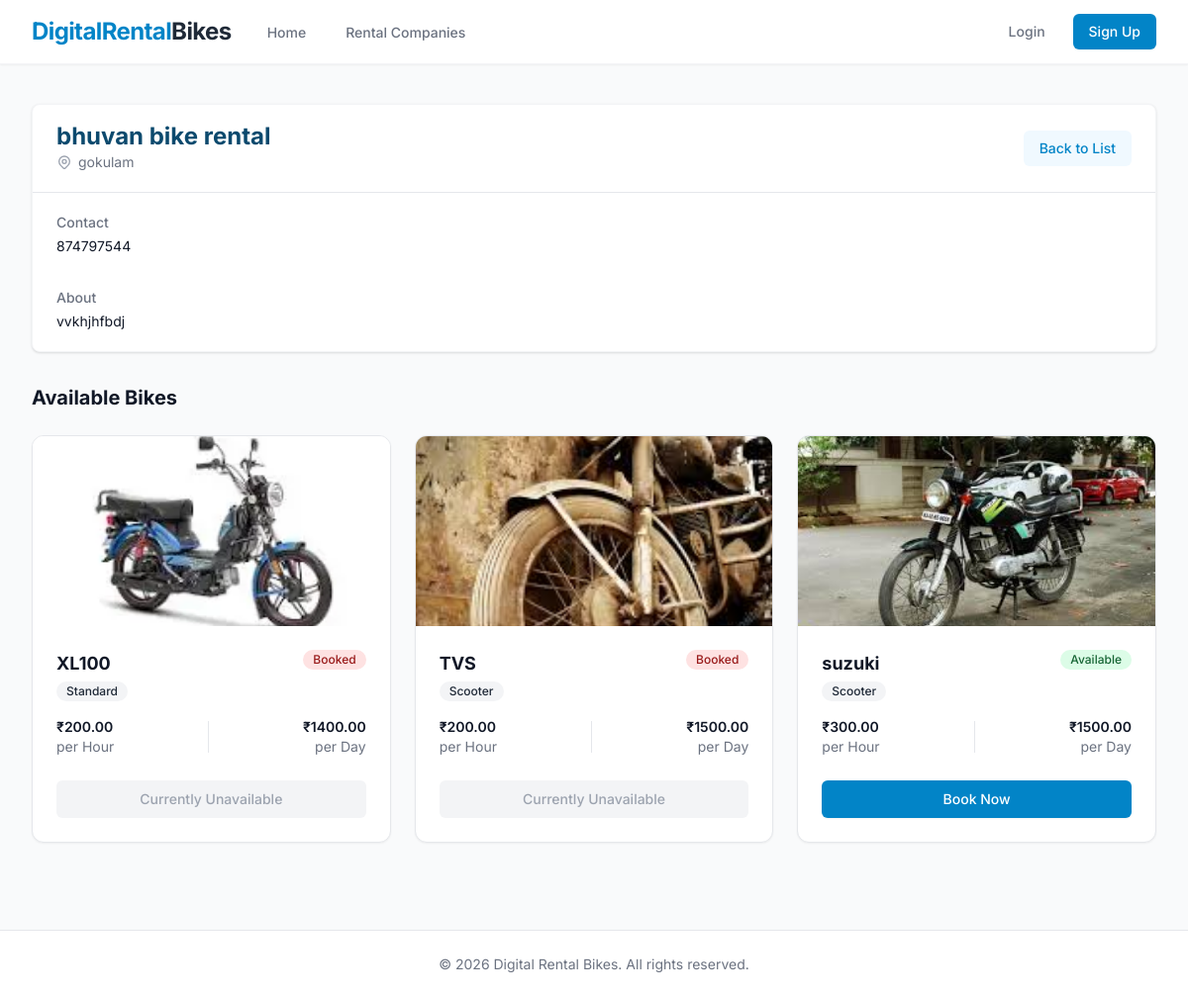
Page /companies/2/ on the committed database.
### core/models.py (models this page shows, shortened)
class Company(models.Model):
    user = models.OneToOneField(User, on_delete=models.CASCADE, related_name='vendor_company', null=True, blank=True)
    name = models.CharField(max_length=255)
    location = models.CharField(max_length=255)
    contact = models.CharField(max_length=50)
    description = models.TextField(blank=True, null=True)
    upi_qr_image = models.ImageField(upload_to='upi_qr/', blank=True, null=True)
    created_at = models.DateTimeField(auto_now_add=True)

class Bike(models.Model):
    class BikeType(models.TextChoices):
        SCOOTER = 'Scooter', 'Scooter'
        SPORTS = 'Sports', 'Sports'
        ELECTRIC = 'Electric', 'Electric'
        CRUISER = 'Cruiser', 'Cruiser'
        DIRT = 'Dirt Bike', 'Dirt Bike'
        STANDARD = 'Standard', 'Standard'
    company = models.ForeignKey(Company, on_delete=models.CASCADE, related_name='bikes')
    bike_name = models.CharField(max_length=255)
    bike_type = models.CharField(max_length=50, choices=BikeType.choices)
    price_per_hour = models.DecimalField(max_digits=10, decimal_places=2)
    price_per_day = models.DecimalField(max_digits=10, decimal_places=2)
    is_available = models.BooleanField(default=True)
    image = models.ImageField(upload_to='bikes/', blank=True, null=True)
    latitude = models.DecimalField(max_digits=9, decimal_places=6, null=True, blank=True)
    longitude = models.DecimalField(max_digits=9, decimal_places=6, null=True, blank=True)
    created_at = models.DateTimeField(auto_now_add=True)

### core/views.py (the view)
# urls.py: path('companies/<int:company_id>/', views.company_detail, name='company_detail'),
def company_detail(request, company_id):
    company = get_object_or_404(Company, id=company_id)
    bikes = company.bikes.all() # using related_name
    return render(request, 'core/company_detail.html', {'company': company, 'bikes': bikes})

### core/templates/core/company_detail.html (shortened to what this page needs)
{% extends 'base.html' %}
{% block content %}
<div class="max-w-7xl mx-auto px-4 sm:px-6 lg:px-8 py-10">
    <div class="bg-white shadow overflow-hidden sm:rounded-lg mb-8 border border-gray-100">
        <div class="px-4 py-5 sm:px-6 flex justify-between items-center">
            <div>
                <h3 class="text-2xl leading-6 font-bold text-brand-900">{{ company.name }}</h3>
                <p class="mt-1 max-w-2xl text-sm text-gray-500 flex items-center">
                    {{ company.location }}
                </p>
            </div>
            <a href="{% url 'companies' %}" class="inline-flex items-center px-4 py-2 text-sm font-medium text-brand-600 bg-brand-50 hover:bg-brand-100 rounded-md transition-colors">
                Back to List
            </a>
        </div>
        <div class="border-t border-gray-200 px-4 py-5 sm:px-6">
            <dl class="grid grid-cols-1 gap-x-4 gap-y-8 sm:grid-cols-2">
                <div class="sm:col-span-1">
                    <dt class="text-sm font-medium text-gray-500">Contact</dt>
                    <dd class="mt-1 text-sm text-gray-900">{{ company.contact }}</dd>
                </div>
                <div class="sm:col-span-2">
                    <dt class="text-sm font-medium text-gray-500">About</dt>
                    <dd class="mt-1 text-sm text-gray-900">{{ company.description|default:"No description provided." }}</dd>
                </div>
            </dl>
        </div>
    </div>
    <h4 class="text-xl font-bold text-gray-900 mb-6">Available Bikes</h4>
    {% if bikes %}
    <div class="grid grid-cols-1 gap-6 sm:grid-cols-2 lg:grid-cols-3">
        {% for bike in bikes %}
        <div class="bg-white rounded-xl shadow-sm border border-gray-200 overflow-hidden hover:shadow-lg transition-transform transform hover:-translate-y-1">
            {% if bike.image %}
            <div class="h-48 w-full bg-gray-200">
                <img src="{{ bike.image.url }}" alt="{{ bike.bike_name }}" class="w-full h-full object-cover">
            </div>
            {% endif %}
            <div class="p-6">
                <div class="flex justify-between items-start mb-4">
                    <div>
                        <h5 class="text-lg font-bold text-gray-900">{{ bike.bike_name }}</h5>
                        <span class="inline-flex items-center px-2.5 py-0.5 rounded-full text-xs font-medium bg-gray-100 text-gray-800">
                            {{ bike.bike_type }}
                        </span>
                    </div>
                    {% if bike.is_available %}
                    <span class="inline-flex items-center px-2.5 py-0.5 rounded-full text-xs font-medium bg-green-100 text-green-800">
                        Available
                    </span>
                    {% else %}
                    <span class="inline-flex items-center px-2.5 py-0.5 rounded-full text-xs font-medium bg-red-100 text-red-800">
                        Booked
                    </span>
                    {% endif %}
                </div>
                <div class="flex justify-between items-center text-sm text-gray-500 mb-6">
                    <div class="flex flex-col">
                        <span class="font-semibold text-gray-900">₹{{ bike.price_per_hour }}</span>
                        <span>per Hour</span>
                    </div>
                    <div class="flex flex-col text-right">
                        <span class="font-semibold text-gray-900">₹{{ bike.price_per_day }}</span>
                        <span>per Day</span>
                    </div>
                </div>
                {% if bike.is_available %}
                <a href="{% url 'book_bike' bike.id %}" class="w-full flex justify-center items-center px-4 py-2 border border-transparent shadow-sm text-sm font-medium rounded-md text-white bg-brand-600 hover:bg-brand-700 transition">
                    Book Now
                </a>
                {% else %}
                <button disabled class="w-full flex justify-center items-center px-4 py-2 border border-transparent text-sm font-medium rounded-md text-gray-400 bg-gray-100 cursor-not-allowed">
                    Currently Unavailable
                </button>
                {% endif %}
            </div>
        </div>
        {% endfor %}
    </div>
    {% endif %}
</div>
{% endblock %}

### templates/base.html (style rules this page uses)
body { font-family: 'Inter', sans-serif; }

### rows in the picture
Company: name "bhuvan bike rental", location "gokulam", contact "874797544", description "vvkhjhfbdj"
Bike: image (picture), bike_name "XL100", bike_type "Standard", is_available "Booked", price_per_hour "200.00", price_per_day "1400.00"
Bike: image (picture), bike_name "TVS", bike_type "Scooter", is_available "Booked", price_per_hour "200.00", price_per_day "1500.00"
Bike: image (picture), bike_name "suzuki", bike_type "Scooter", is_available "Available", price_per_hour "300.00", price_per_day "1500.00"

### other values in the picture
{{ current_year|default:"2026" }} "2026"
